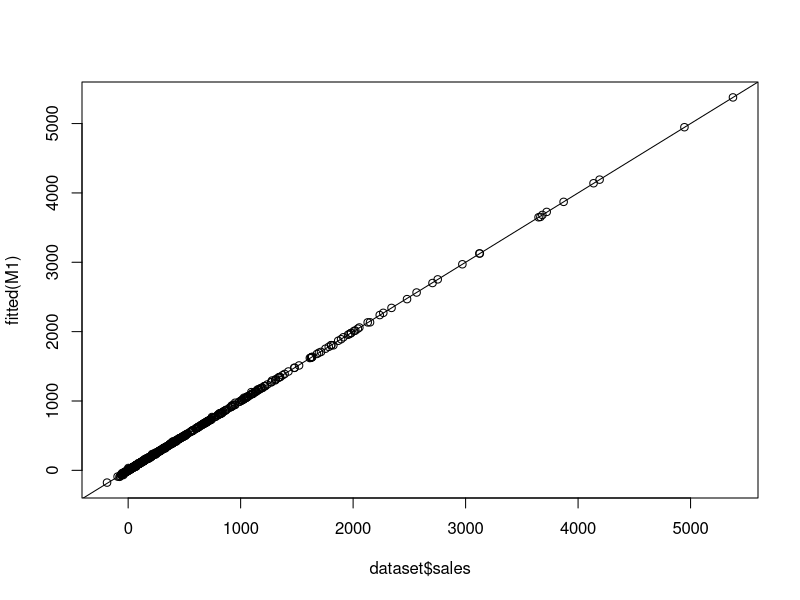
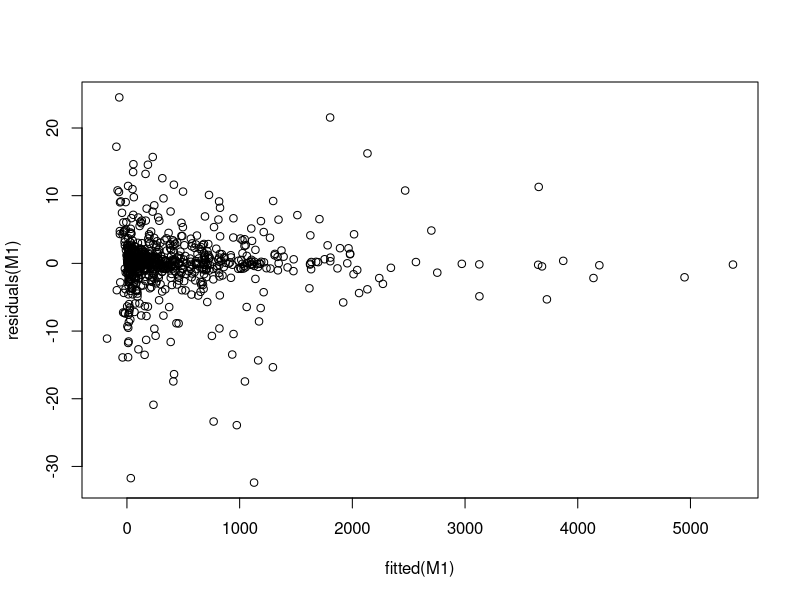
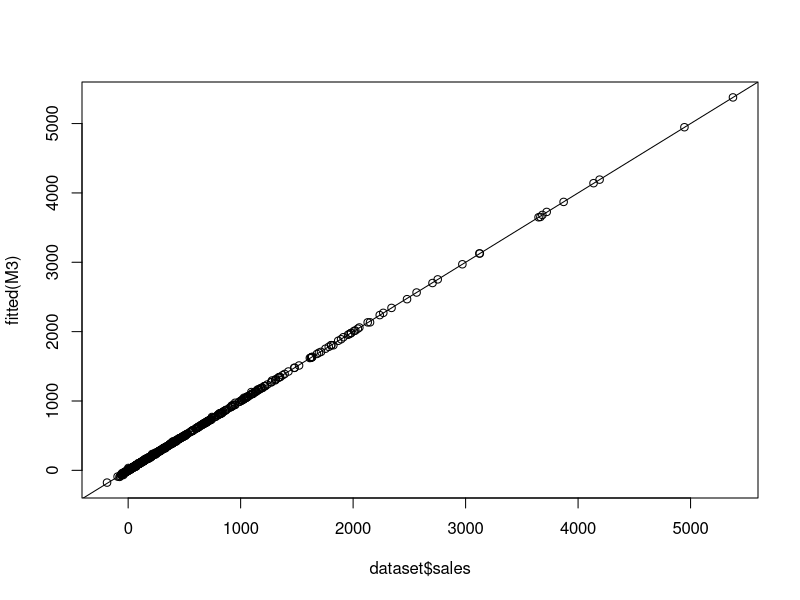
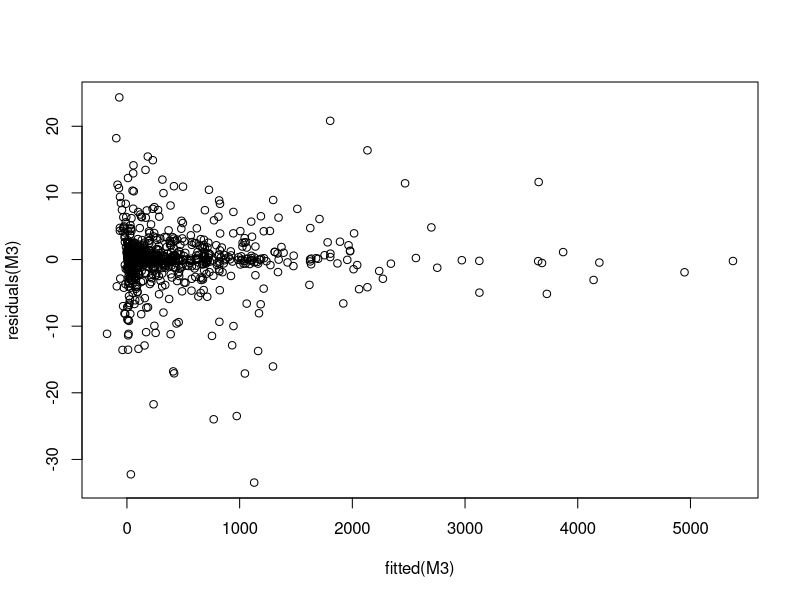
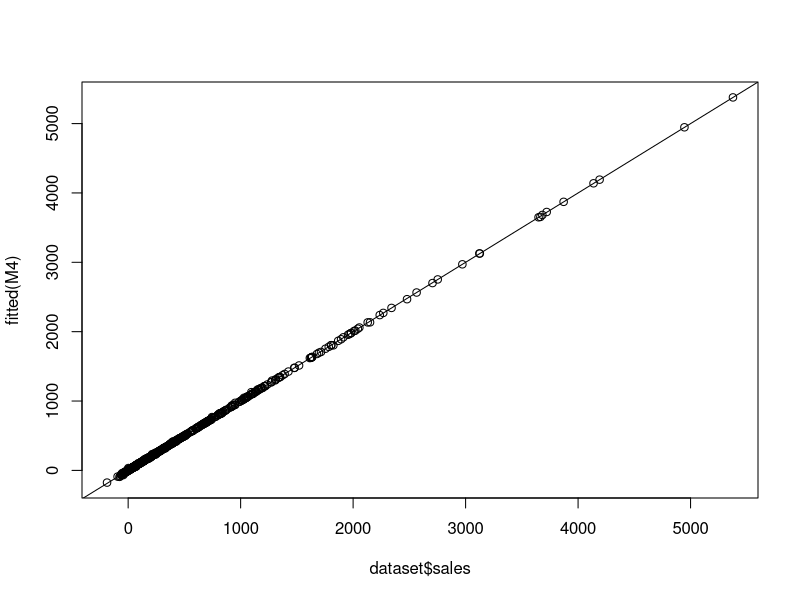
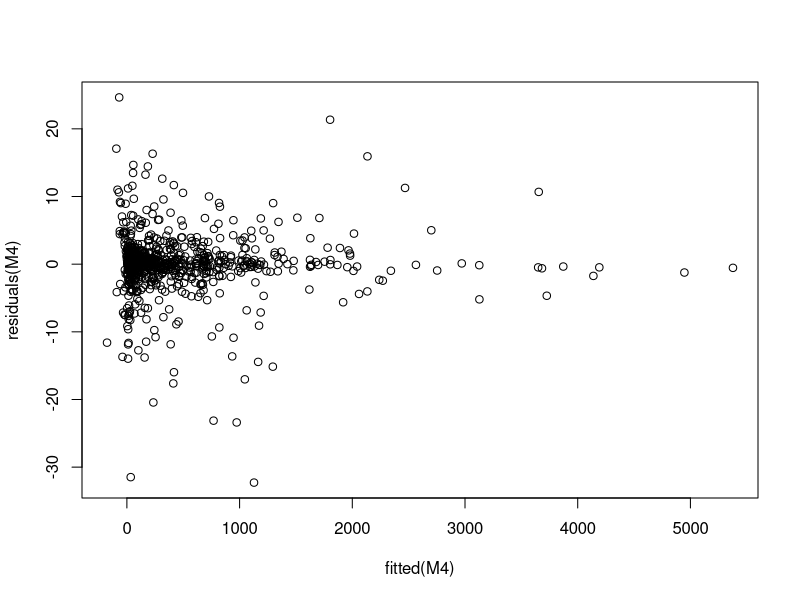
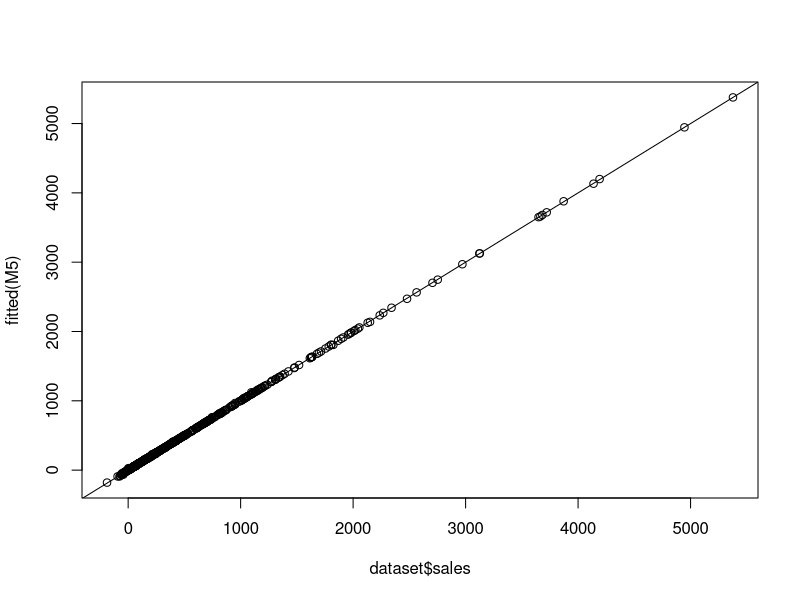
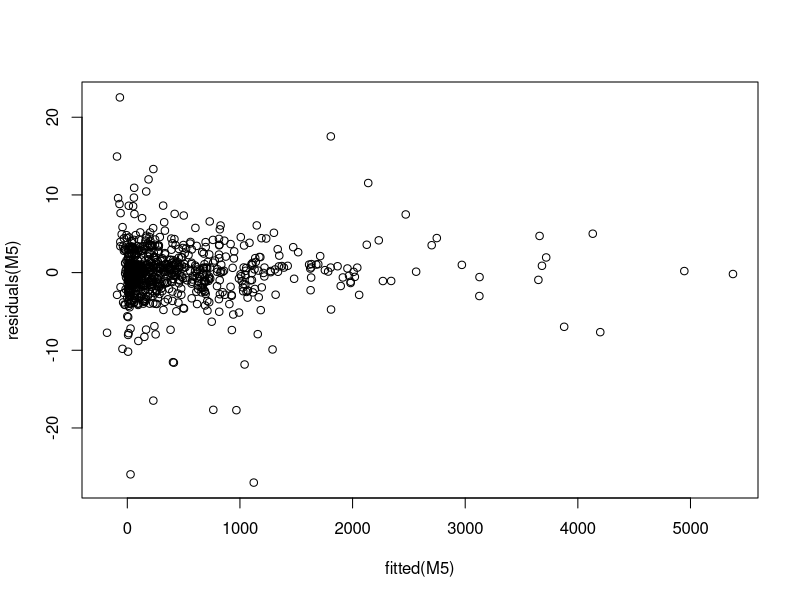

The R script that drew these images, in order:
library(tidyverse)

library(lme4)

N <- 8 * 100
dataset <- tibble(country = factor(c(rep("IT", N/2), rep("GE", N/2))),
                  customer_segment = factor(rep(c("total", "existing", "new", "vip"), N/4))) %>% 
  mutate(price = rnorm(N)^2,
         promo = rbinom(N, 3, c(.50, .35, .15)) %>% as.factor,
         media = rnorm(N, sd = 10)^2,
         # sales = rnorm(N, sd = .1)^2,
         sales = -5*as.numeric(customer_segment)*as.numeric(country)*price +
           3*as.numeric(country)*media +
           7*as.numeric(country)*as.numeric(promo))

M1 <- lmer(sales ~ media + promo + price +
             (media + promo + price | customer_segment) + 
             (media + promo + price | country),
           data = dataset)
summary(M1)
coef(M1)
ranef(M1)

Metrics::mape(dataset$sales, fitted(M1))
plot(dataset$sales, fitted(M1))
abline(a=0,b=1)

plot(fitted(M1), residuals(M1))

coef(M1)$customer_segment["total", ]    + coef(M1)$country["IT", ]
coef(M1)$customer_segment["existing", ] + coef(M1)$country["IT", ]
coef(M1)$customer_segment["new", ]      + coef(M1)$country["IT", ]
coef(M1)$customer_segment["vip", ]      + coef(M1)$country["IT", ]
coef(M1)$customer_segment["total", ]    + coef(M1)$country["GE", ]
coef(M1)$customer_segment["existing", ] + coef(M1)$country["GE", ]
coef(M1)$customer_segment["new", ]      + coef(M1)$country["GE", ]
coef(M1)$customer_segment["vip", ]      + coef(M1)$country["GE", ]


M2 <- lmer(sales ~ price  -1 + customer_segment + country +
             (1 | customer_segment)  + (media + promo + 0 | country),
           data = dataset)
summary(M2)
coef(M2)
ranef(M2)

coef(M2)$customer_segment["total", ]    + coef(M2)$country["IT", ]
coef(M2)$customer_segment["existing", ] + coef(M2)$country["IT", ]
coef(M2)$customer_segment["new", ]      + coef(M2)$country["IT", ]
coef(M2)$customer_segment["vip", ]      + coef(M2)$country["IT", ]
coef(M2)$customer_segment["total", ]    + coef(M2)$country["GE", ]
coef(M2)$customer_segment["existing", ] + coef(M2)$country["GE", ]
coef(M2)$customer_segment["new", ]      + coef(M2)$country["GE", ]
coef(M2)$customer_segment["vip", ]      + coef(M2)$country["GE", ]

M3 <- lmer(sales ~ price + media + promo  +
             (price + 1 | customer_segment)  + 
             (price + media + promo + 0 | country),
           data = dataset)
summary(M3)
coef(M3)
ranef(M3)

Metrics::mape(dataset$sales, fitted(M3))
plot(dataset$sales, fitted(M3))
abline(a=0,b=1)

plot(fitted(M3), residuals(M3))

coef(M3)$customer_segment["total", ]    + coef(M3)$country["IT", ]
coef(M3)$customer_segment["existing", ] + coef(M3)$country["IT", ]
coef(M3)$customer_segment["new", ]      + coef(M3)$country["IT", ]
coef(M3)$customer_segment["vip", ]      + coef(M3)$country["IT", ]
coef(M3)$customer_segment["total", ]    + coef(M3)$country["GE", ]
coef(M3)$customer_segment["existing", ] + coef(M3)$country["GE", ]
coef(M3)$customer_segment["new", ]      + coef(M3)$country["GE", ]
coef(M3)$customer_segment["vip", ]      + coef(M3)$country["GE", ]

M4 <- lmer(sales ~ price + media + promo  +
             (price + media + promo | customer_segment)  + 
             (price + media + promo | country),
           data = dataset)
summary(M4)
coef(M4)
fixef(M4)
ranef(M4)

Metrics::mape(dataset$sales, fitted(M4))
plot(dataset$sales, fitted(M4))
abline(a=0,b=1)

plot(fitted(M4), residuals(M4))

coef(M4)$customer_segment["total", ]    + coef(M4)$country["IT", ]
coef(M4)$customer_segment["existing", ] + coef(M4)$country["IT", ]
coef(M4)$customer_segment["new", ]      + coef(M4)$country["IT", ]
coef(M4)$customer_segment["vip", ]      + coef(M4)$country["IT", ]
coef(M4)$customer_segment["total", ]    + coef(M4)$country["GE", ]
coef(M4)$customer_segment["existing", ] + coef(M4)$country["GE", ]
coef(M4)$customer_segment["new", ]      + coef(M4)$country["GE", ]
coef(M4)$customer_segment["vip", ]      + coef(M4)$country["GE", ]

M5 <- lmer(sales ~ country:customer_segment +
             customer_segment:media + customer_segment:country:media +
             customer_segment:promo + customer_segment:country:promo - 1 +
             (price + media + promo + 0| customer_segment)  + 
             (price + media + promo + 0| country),
           data = dataset)
summary(M5)
coef(M5)
fixef(M5)
ranef(M5)

Metrics::mape(dataset$sales, fitted(M5))
plot(dataset$sales, fitted(M5))
abline(a=0,b=1)

plot(fitted(M5), residuals(M5))

coef(M5)$customer_segment["total", ]    + coef(M5)$country["IT", ]
coef(M5)$customer_segment["existing", ] + coef(M5)$country["IT", ]
coef(M5)$customer_segment["new", ]      + coef(M5)$country["IT", ]
coef(M5)$customer_segment["vip", ]      + coef(M5)$country["IT", ]
coef(M5)$customer_segment["total", ]    + coef(M5)$country["GE", ]
coef(M5)$customer_segment["existing", ] + coef(M5)$country["GE", ]
coef(M5)$customer_segment["new", ]      + coef(M5)$country["GE", ]
coef(M5)$customer_segment["vip", ]      + coef(M5)$country["GE", ]
